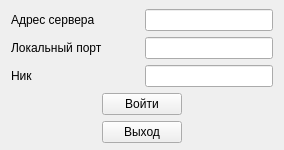
<ui version="4.0" >
 <class>ClientMainClass</class>
 <widget class="QWidget" name="ClientMainClass" >
  <property name="geometry" >
   <rect>
    <x>0</x>
    <y>0</y>
    <width>284</width>
    <height>150</height>
   </rect>
  </property>
  <property name="windowTitle" >
   <string>Form</string>
  </property>
  <layout class="QGridLayout" name="gridLayout" >
   <property name="topMargin" >
    <number>9</number>
   </property>
   <property name="bottomMargin" >
    <number>3</number>
   </property>
   <item row="0" column="0" colspan="2" >
    <widget class="QLabel" name="label" >
     <property name="text" >
      <string>Адрес сервера</string>
     </property>
    </widget>
   </item>
   <item row="0" column="2" colspan="2" >
    <widget class="QLineEdit" name="leIPServer" />
   </item>
   <item row="1" column="0" colspan="2" >
    <widget class="QLabel" name="label_2" >
     <property name="text" >
      <string>Локальный порт</string>
     </property>
    </widget>
   </item>
   <item row="1" column="2" colspan="2" >
    <widget class="QLineEdit" name="leLocalPort" />
   </item>
   <item row="2" column="0" colspan="2" >
    <widget class="QLabel" name="label_3" >
     <property name="text" >
      <string>Ник</string>
     </property>
    </widget>
   </item>
   <item row="2" column="2" colspan="2" >
    <widget class="QLineEdit" name="leNik" />
   </item>
   <item row="3" column="0" >
    <spacer name="horizontalSpacer" >
     <property name="orientation" >
      <enum>Qt::Horizontal</enum>
     </property>
     <property name="sizeHint" stdset="0" >
      <size>
       <width>75</width>
       <height>20</height>
      </size>
     </property>
    </spacer>
   </item>
   <item row="3" column="1" colspan="2" >
    <layout class="QVBoxLayout" name="verticalLayout" >
     <item>
      <widget class="QPushButton" name="bEnter" >
       <property name="text" >
        <string>Войти</string>
       </property>
      </widget>
     </item>
     <item>
      <widget class="QPushButton" name="bExit" >
       <property name="text" >
        <string>Выход</string>
       </property>
      </widget>
     </item>
    </layout>
   </item>
   <item row="3" column="3" >
    <spacer name="horizontalSpacer_2" >
     <property name="orientation" >
      <enum>Qt::Horizontal</enum>
     </property>
     <property name="sizeHint" stdset="0" >
      <size>
       <width>96</width>
       <height>20</height>
      </size>
     </property>
    </spacer>
   </item>
  </layout>
 </widget>
 <resources/>
 <connections/>
</ui>
